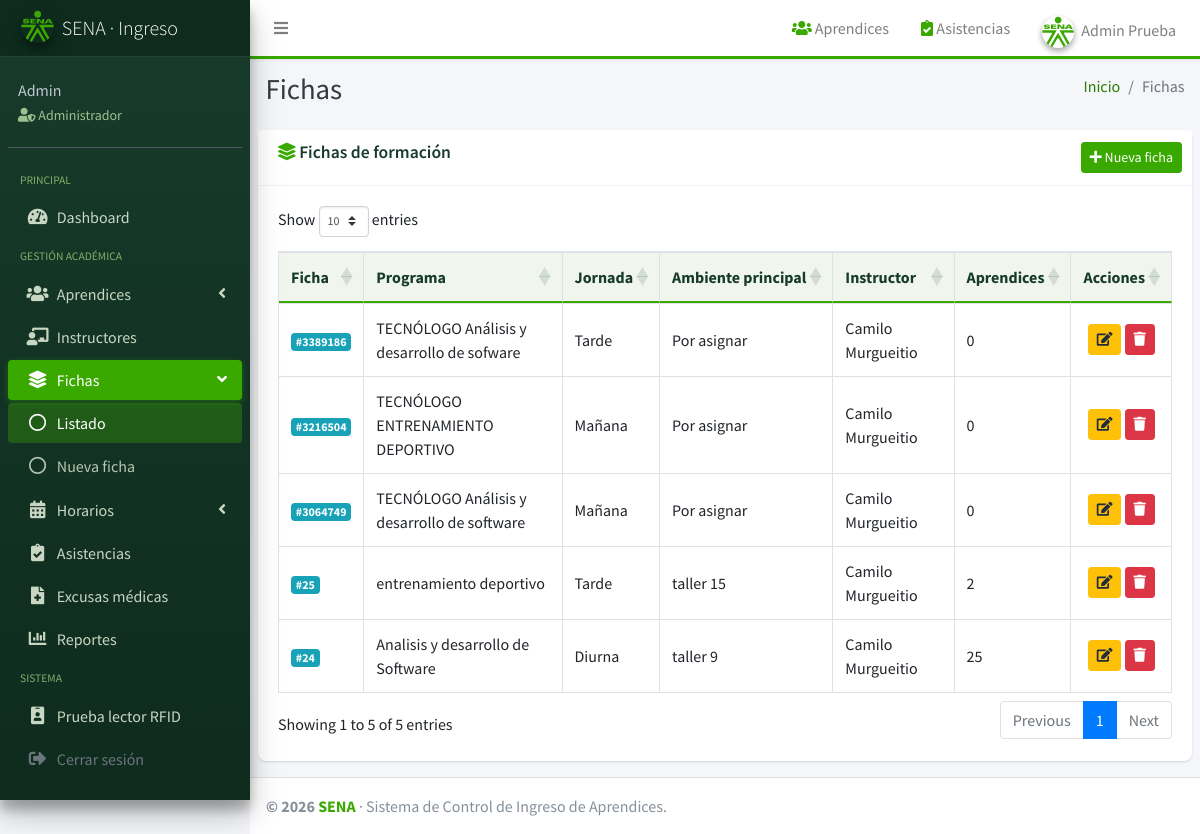
The app's page /views/admin/fichas/index.php (signed in) with its own data.
### tables this page shows
CREATE TABLE `ficha` (
  `id_ficha` int(11) NOT NULL AUTO_INCREMENT,
  `nombre_programa` varchar(100) NOT NULL,
  `jornada` varchar(45) NOT NULL,
  `ambiente_principal` varchar(100) DEFAULT NULL,
  `fk_usuario` int(11) NOT NULL,
  PRIMARY KEY (`id_ficha`),
  KEY `fk_ficha_usuario` (`fk_usuario`),
  CONSTRAINT `fk_ficha_usuario` FOREIGN KEY (`fk_usuario`) REFERENCES `usuario` (`id_usuario`) ON UPDATE CASCADE
);

### views/admin/fichas/index.php (the view, shortened to what this page needs)
<?php
$conexion = (new Conexion())->conectar();
$fichas = $conexion->query(
    "SELECT f.id_ficha, f.nombre_programa, f.jornada, f.ambiente_principal,
            CONCAT(u.nombre, ' ', u.apellido) instructor,
            COUNT(ap.id_aprendiz) aprendices
     FROM ficha f
     INNER JOIN usuario u ON u.id_usuario = f.fk_usuario
     LEFT JOIN aprendiz ap ON ap.fk_ficha = f.id_ficha
     GROUP BY f.id_ficha, f.nombre_programa, f.jornada, f.ambiente_principal, u.nombre, u.apellido
     ORDER BY f.id_ficha DESC"
)->fetchAll();
?>
<div class="card">
    <div class="card-header">
        <h3 class="card-title"><i class="fas fa-layer-group text-sena"></i> Fichas de formación</h3>
        <div class="card-tools">
            <a href="<?= RUTA_BASE ?>views/admin/fichas/create.php" class="btn btn-primary btn-sm">
                <i class="fas fa-plus"></i> Nueva ficha
            </a>
        </div>
    </div>
    <div class="card-body">
        <div class="table-responsive">
            <table class="table table-hover table-bordered tabla-datos">
                <thead>
                    <tr>
                        <th>Ficha</th>
                        <th>Programa</th>
                        <th>Jornada</th>
                        <th>Ambiente principal</th>
                        <th>Instructor</th>
                        <th>Aprendices</th>
                        <th class="text-center">Acciones</th>
                    </tr>
                </thead>
                <tbody>
                    <?php foreach ($fichas as $f): ?>
                    <tr>
                        <td><span class="badge badge-info">#<?= $f['id_ficha'] ?></span></td>
                        <td><?= htmlspecialchars($f['nombre_programa']) ?></td>
                        <td><?= htmlspecialchars($f['jornada']) ?></td>
                        <td><?= htmlspecialchars($f['ambiente_principal'] ?? '—') ?></td>
                        <td><?= htmlspecialchars($f['instructor']) ?></td>
                        <td><?= $f['aprendices'] ?></td>
                        <td class="text-center">
                            <a class="btn btn-warning btn-sm" href="<?= RUTA_BASE ?>views/admin/fichas/edit.php?id=<?= $f['id_ficha'] ?>" title="Editar">
                                <i class="fas fa-edit"></i>
                            </a>
                            <form class="d-inline" method="post" action="<?= RUTA_BASE ?>controllers/gestionar_academico.php" onsubmit="return confirm('¿Eliminar esta ficha?');">
                                <button class="btn btn-danger btn-sm" title="Eliminar"><i class="fas fa-trash"></i></button>
                            </form>
                        </td>
                    </tr>
                    <?php endforeach; ?>
                </tbody>
            </table>
        </div>
    </div>
</div>
<?php
include __DIR__ . '/../../layouts/layout_admin.php';

### assets/css/custom.css (style rules this page uses)
:root { --sena-verde: #39a900; --sena-verde-oscuro: #2b7d00; --sena-verde-claro: #eaf6e3; --sena-verde-oscuro-fondo: #143a2a; --sena-gris: #6c757d; }
.text-sena { color: var(--sena-verde) !important; }
* { scrollbar-width: thin; scrollbar-color: var(--sena-verde) #f1f5f9; }
body { background-color: #f4f6f9; font-family: "Source Sans Pro", -apple-system, BlinkMacSystemFont, "Segoe UI", Roboto, Arial, sans-serif; }
.btn-primary, .btn-success { background-color: var(--sena-verde); border-color: var(--sena-verde); color: #ffffff; }
.card { border-radius: 8px; border: 0; box-shadow: 0 1px 3px rgba(0, 0, 0, 0.08), 0 1px 2px rgba(0, 0, 0, 0.06); }
.card-header { background-color: #ffffff; border-bottom: 1px solid #f0f2f5; }
.card-header .card-title { color: #173b2b; font-weight: 600; }
.table thead th { background-color: #f0f5ee; color: #173b2b; border-bottom: 2px solid var(--sena-verde); white-space: nowrap; }
.table td { vertical-align: middle; }

### assets/css/calendario.css (style rules this page uses)
:root { --cal-bg-main: #ffffff; --cal-bg-card: #ffffff; --cal-bg-header: #f8fafc; --cal-bg-hours: #f8fafc; --cal-border-grid: #e2e8f0; --cal-border-subtle: #f1f5f9; --cal-text-main: #1e293b; --cal-text-muted: #64748b; --cal-text-dim: #94a3b8; --cal-sena-green: #39a900; --cal-sena-green-dark: #2b7d00; --cal-sena-green-light: #eaf6e3; --cal-sena-green-mint: #f0fdf4; --cal-block-bg: #eaf6e3; --cal-block-bg-gradient: linear-gradient(135deg, #f0fdf4 0%, #eaf6e3 100%); --cal-block-border: #bbf7d0; --cal-block-highlight: #39a900; --cal-block-title: #143a2a; --cal-block-badge: #166534; --cal-block-meta: #15803d; --cal-row-height: 64px; }

### views/layouts/header.php (style rules this page uses)
html { scroll-behavior: smooth; }

### records on screen
ficha: id_ficha "3389186", nombre_programa "TECNÓLOGO Análisis y desarrollo de sofware", jornada "Tarde", ambiente_principal "Por asignar", instructor "Camilo Murgueitio", aprendices "0"
ficha: id_ficha "3216504", nombre_programa "TECNÓLOGO ENTRENAMIENTO DEPORTIVO", jornada "Mañana", ambiente_principal "Por asignar", instructor "Camilo Murgueitio", aprendices "0"
ficha: id_ficha "3064749", nombre_programa "TECNÓLOGO Análisis y desarrollo de software", jornada "Mañana", ambiente_principal "Por asignar", instructor "Camilo Murgueitio", aprendices "0"
ficha: id_ficha "25", nombre_programa "entrenamiento deportivo", jornada "Tarde", ambiente_principal "taller 15", instructor "Camilo Murgueitio", aprendices "2"
ficha: id_ficha "24", nombre_programa "Analisis y desarrollo de Software", jornada "Diurna", ambiente_principal "taller 9", instructor "Camilo Murgueitio", aprendices "25"

### other values on screen
$enlace['texto'] "Aprendices"
$enlace['texto'] "Asistencias"
$nombreUsuarioActual "Admin Prueba"
$nombreUsuarioActual "Admin"
$nombreRolActual "Administrador"
$item['texto'] "PRINCIPAL"
$item['texto'] "Dashboard"
$item['texto'] "GESTIÓN ACADÉMICA"
$item['texto'] "Aprendices"
$item['texto'] "Instructores"
$item['texto'] "Fichas"
$hijo['texto'] "Listado"
$hijo['texto'] "Nueva ficha"
$item['texto'] "Horarios"
$item['texto'] "Asistencias"
